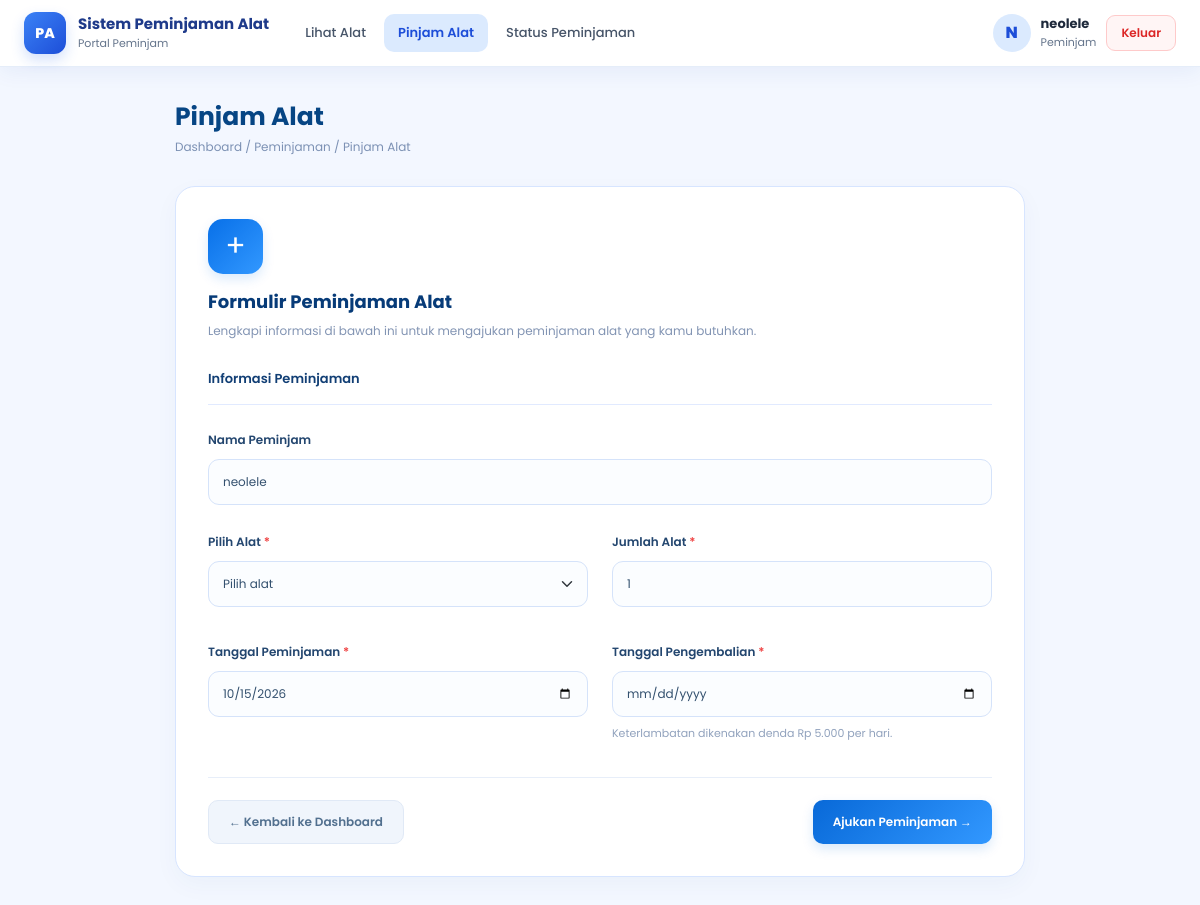
/users/pinjam_alat.php (signed in), run on the app's committed database.
### tables this page shows
CREATE TABLE `users` (
  `id` int(11) NOT NULL,
  `username` varchar(50) NOT NULL,
  `nama_lengkap` varchar(100) NOT NULL,
  `alamat` varchar(225) NOT NULL,
  `password` varchar(255) NOT NULL,
  `role` enum('admin','petugas','peminjam') NOT NULL
);

### includes/auth.php (called while the page is built, shortened)
<?php
function e($v): string
{
    return htmlspecialchars((string)$v, ENT_QUOTES, 'UTF-8');
}
function auth_user(PDO $pdo): array
{
    static $user = null;
    if ($user !== null) {
        return $user;
    }
    $s = $pdo->prepare('SELECT id, username, nama_lengkap, role FROM users WHERE id = ?');
    $s->execute([$_SESSION['user_id']]);
    $user = $s->fetch();
    return $user;
}
function require_role(PDO $pdo, array $roles): array
{
    $u = auth_user($pdo);
    return $u;
}
function pull_flash(): ?array
{
    $f = $_SESSION['flash'] ?? null;
    return $f;
}
function rupiah($n): string
{
    return 'Rp ' . number_format((float)$n, 0, ',', '.');
}
function role_label(string $role): string
{
    return ['admin' => 'Admin', 'petugas' => 'Petugas', 'peminjam' => 'Peminjam'][$role] ?? ucfirst($role);
}

### users/pinjam_alat.php (the view, shortened to what this page needs)
<?php
require_once __DIR__ . '/../includes/auth.php';
$me = require_role($pdo, ['peminjam']);
$alatList = $pdo->query(
    "SELECT id_alat, nama_alat, stok FROM alat
     WHERE stok > 0 AND kondisi <> 'rusak berat'
     ORDER BY nama_alat"
)->fetchAll();
?>
<!DOCTYPE html>
<html lang="id">
<head>
    <link rel="stylesheet" href="../asset/css/bootstrap.css">
    <link rel="stylesheet" href="../asset/css/navbar.css">
</head>
<body>
<?php include __DIR__ . '/../includes/navbar_user.php'; ?>
<div class="nv-page">
<div class="container-pinjam">
    <h2 class="page-title">Pinjam Alat</h2>
    <div class="breadcrumb-text">
        Dashboard / Peminjaman / Pinjam Alat
    </div>
    <div class="pinjam-card">
        <div class="icon-box">+</div>
        <h4 class="card-title">Formulir Peminjaman Alat</h4>
        <p class="card-description">
            Lengkapi informasi di bawah ini untuk mengajukan
            peminjaman alat yang kamu butuhkan.
        </p>
        <form action="pinjam_alat.php" method="POST">
            <div class="section-title">
                Informasi Peminjaman
            </div>
            <div class="row">
                <div class="col-12 mb-4">
                    <label for="nama" class="form-label">Nama Peminjam</label>
                    <input type="text" class="form-control" id="nama"
                           value="<?= e($me['nama_lengkap'] ?: $me['username']) ?>" readonly>
                </div>
                <div class="col-md-6 mb-4">
                    <label for="alat" class="form-label">
                        Pilih Alat <span class="required">*</span>
                    </label>
                    <select class="form-select" id="alat" name="id_alat" required>
                        <option value="">Pilih alat</option>
                    </select>
                </div>
                <div class="col-md-6 mb-4">
                    <label for="jumlah" class="form-label">
                        Jumlah Alat <span class="required">*</span>
                    </label>
                    <input type="number" class="form-control" id="jumlah" name="jumlah"
                           min="1" value="<?= e($f['jumlah']) ?>" required
                           placeholder="Masukkan jumlah alat">
                </div>
                <div class="col-md-6 mb-4">
                    <label for="tanggal_pinjam" class="form-label">
                        Tanggal Peminjaman <span class="required">*</span>
                    </label>
                    <input type="date" class="form-control" id="tanggal_pinjam"
                           name="tanggal_pinjam" value="<?= e($f['tanggal_pinjam']) ?>" required>
                </div>
                <div class="col-md-6 mb-2">
                    <label for="tanggal_kembali" class="form-label">
                        Tanggal Pengembalian <span class="required">*</span>
                    </label>
                    <input type="date" class="form-control" id="tanggal_kembali"
                           name="tanggal_kembali" value="<?= e($f['tanggal_kembali']) ?>" required>
                    <div class="form-hint">
                        Keterlambatan dikenakan denda <?= e(rupiah(DENDA_PER_HARI)) ?> per hari.
                    </div>
                </div>
            </div>
            <div class="form-footer">
                <a href="dashboard.php" class="btn-back">
                    ← Kembali ke Dashboard
                </a>
                <button type="submit" class="btn-submit" <?= $alatList ? '' : 'disabled' ?>>
                    Ajukan Peminjaman →
                </button>
            </div>
        </form>
    </div>
</div>
</div>
</body>
</html>

### includes/navbar_user.php (shortened to what this page needs)
<?php
require_once __DIR__ . '/auth.php';
$nvUser  = auth_user($pdo);
$nvRole  = $nvUser['role'] ?? 'peminjam';
$nvAlias = [
    'pinjam_alat.php' => 'pinjam_alat.php',
];
$nvCur   = basename(parse_url($_SERVER['REQUEST_URI'], PHP_URL_PATH));
$nvCur   = $nvAlias[$nvCur] ?? $nvCur;
$nvMenus = [
    ['Lihat Alat', 'lihat_alat.php'],
    ['Pinjam Alat', 'pinjam_alat.php'],
    ['Status Peminjaman', 'status_peminjaman.php'],
];
function nv_is_active(string $href, string $cur): bool
{
    return basename(parse_url($href, PHP_URL_PATH)) === $cur;
}
$nvInisial = mb_strtoupper(mb_substr($nvUser['nama_lengkap'] ?: $nvUser['username'], 0, 1));
$nvPortal  = 'Portal Peminjam';
?>
<header class="nv">
    <div class="nv-inner">
        <a class="nv-brand" href="lihat_alat.php">
            <span class="nv-logo">PA</span>
            <span class="nv-brandtext">
                <strong>Sistem Peminjaman Alat</strong>
                <small><?= e($nvPortal) ?></small>
            </span>
        </a>
        <div class="nv-collapse" id="nvCollapse">
            <nav class="nv-menu" aria-label="Menu utama">
                <?php foreach ($nvMenus as $m): ?>
                    <a class="nv-link<?= nv_is_active($m[1], $nvCur) ? ' active' : '' ?>"
                       href="<?= e($m[1]) ?>"><?= e($m[0]) ?></a>
                <?php endforeach; ?>
            </nav>
            <div class="nv-profile">
                <div class="nv-avatar"><?= e($nvInisial) ?></div>
                <div class="nv-info">
                    <strong><?= e($nvUser['nama_lengkap'] ?: $nvUser['username']) ?></strong>
                    <span><?= e(role_label($nvRole)) ?></span>
                </div>
                <a href="logout.php" class="nv-logout"
                   onclick="return confirm('Apakah kamu yakin ingin keluar?')">Keluar</a>
            </div>
        </div>
    </div>
</header>

### asset/css/navbar.css (style rules this page uses)
body { padding: 0 !important; }
.nv-page { padding: 35px 20px; }
.nv { position: sticky; top: 0; z-index: 1000; background: #fff; border-bottom: 1px solid #e5edf9; box-shadow: 0 4px 22px rgba(30, 64, 175, .07); font-family: inherit; }
.nv-inner { max-width: 1280px; margin: 0 auto; padding: 12px 24px; display: flex; align-items: center; gap: 22px; }
.nv-brand { display: flex; align-items: center; gap: 12px; text-decoration: none; flex-shrink: 0; }
.nv-logo { width: 42px; height: 42px; border-radius: 12px; display: grid; place-items: center; color: #fff; font-weight: 800; font-size: 14px; background: linear-gradient(135deg, #3b82f6, #1d4ed8); box-shadow: 0 6px 14px rgba(37, 99, 235, .2); }
.nv-brandtext strong { display: block; font-size: 15px; font-weight: 700; color: #1e3a8a; line-height: 1.2; }
.nv-brandtext small { display: block; font-size: 11px; color: #64748b; margin-top: 2px; }
.nv-collapse { flex: 1; display: flex; align-items: center; justify-content: space-between; gap: 20px; }
.nv-menu { display: flex; align-items: center; gap: 4px; flex-wrap: wrap; }
.nv-link { display: inline-flex; align-items: center; gap: 4px; padding: 9px 14px; border: 0; border-radius: 10px; background: transparent; color: #475569; font: inherit; font-size: 13px; font-weight: 500; text-decoration: none; cursor: pointer; transition: background .2s, color .2s; }
.nv-link.active { background: #dbeafe; color: #1d4ed8; font-weight: 600; }
.nv-profile { display: flex; align-items: center; gap: 10px; flex-shrink: 0; }
.nv-avatar { width: 38px; height: 38px; border-radius: 50%; display: grid; place-items: center; background: #dbeafe; color: #1d4ed8; font-weight: 800; }
.nv-info strong { display: block; font-size: 13px; color: #1e293b; line-height: 1.2; }
.nv-info span { display: block; font-size: 11px; color: #64748b; margin-top: 2px; }
.nv-logout { padding: 8px 14px; border-radius: 9px; border: 1px solid #fecaca; background: #fff5f5; color: #dc2626; font-size: 12px; font-weight: 600; text-decoration: none; transition: background .2s; }

### users/pinjam_alat.php (style rules this page uses)
* { margin: 0; padding: 0; box-sizing: border-box; }
body { font-family: 'Poppins', sans-serif; background: #f3f7ff; color: #073b78; padding: 35px 20px; }
.container-pinjam { max-width: 850px; margin: 0 auto; }
.page-title { font-size: 25px; font-weight: 700; margin-bottom: 6px; color: #064584; }
.breadcrumb-text { font-size: 12px; color: #7c91b4; margin-bottom: 30px; }
.pinjam-card { background: #fff; border: 1px solid #d7e5ff; border-radius: 20px; padding: 32px; box-shadow: 0 8px 25px rgba(20, 76, 140, 0.04); }
.icon-box { width: 55px; height: 55px; background: linear-gradient(135deg, #0870e8, #3298ff); color: white; border-radius: 15px; display: flex; align-items: center; justify-content: center; font-size: 30px; margin-bottom: 17px; box-shadow: 0 5px 12px rgba(0, 112, 232, 0.15); }
.card-title { font-size: 18px; font-weight: 700; color: #073b78; margin-bottom: 7px; }
.card-description { font-size: 12px; line-height: 1.8; color: #8294b3; margin-bottom: 28px; }
.section-title { font-size: 13px; font-weight: 600; color: #123f75; padding-bottom: 15px; border-bottom: 1px solid #e1eaff; margin-bottom: 22px; }
.form-label { font-size: 12px; font-weight: 600; color: #23466f; margin-bottom: 10px; }
.required { color: #ef4444; }
.form-control, .form-select { width: 100%; min-height: 46px; padding: 12px 14px; border: 1px solid #d5e3fa; border-radius: 11px; background-color: #fbfdff; color: #34516f; font-family: 'Poppins', sans-serif; font-size: 12px; transition: .25s; }
.form-control::placeholder { color: #9aacc8; }
.form-hint { color: #91a2bd; font-size: 11px; margin-top: 8px; }
.form-footer { display: flex; justify-content: space-between; gap: 12px; flex-wrap: wrap; margin-top: 28px; padding-top: 22px; border-top: 1px solid #e7eef9; }
.btn-back, .btn-submit, .btn-laporan { text-decoration: none; padding: 12px 20px; border-radius: 10px; font-family: 'Poppins', sans-serif; font-size: 12px; font-weight: 600; cursor: pointer; transition: .3s; }
.btn-back { background: #f0f5fc; color: #52708f; border: 1px solid #e0e9f6; }
.btn-submit { color: #fff; background: linear-gradient(135deg, #0869d8, #3298ff); border: none; box-shadow: 0 5px 12px rgba(0, 105, 216, .15); }

### data on the page
users: nama_lengkap "N", nama_lengkap "neolele", role "Peminjam"

### other printed values
$nvPortal "Portal Peminjam"
$m[0] "Lihat Alat"
$m[0] "Pinjam Alat"
$m[0] "Status Peminjaman"
rupiah(DENDA_PER_HARI) "Rp 5.000"
